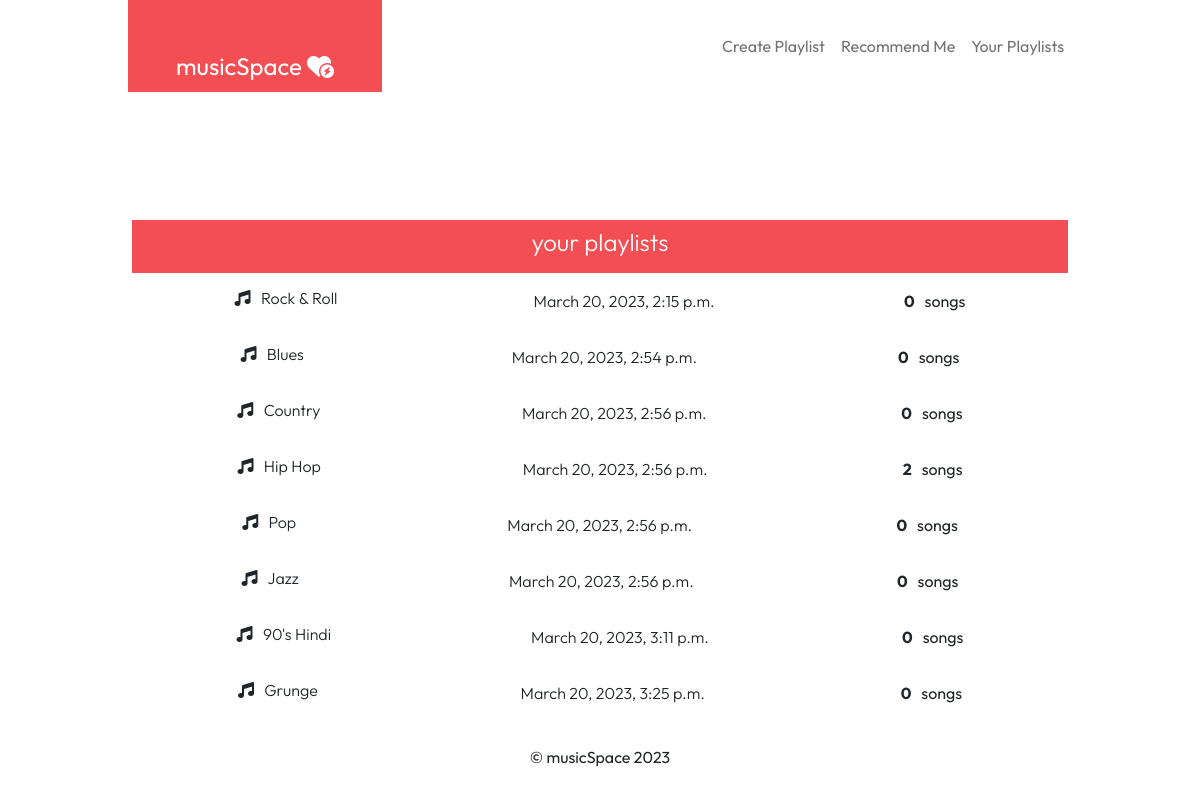
The page /your-playlists (signed in) on the database as committed earlier.
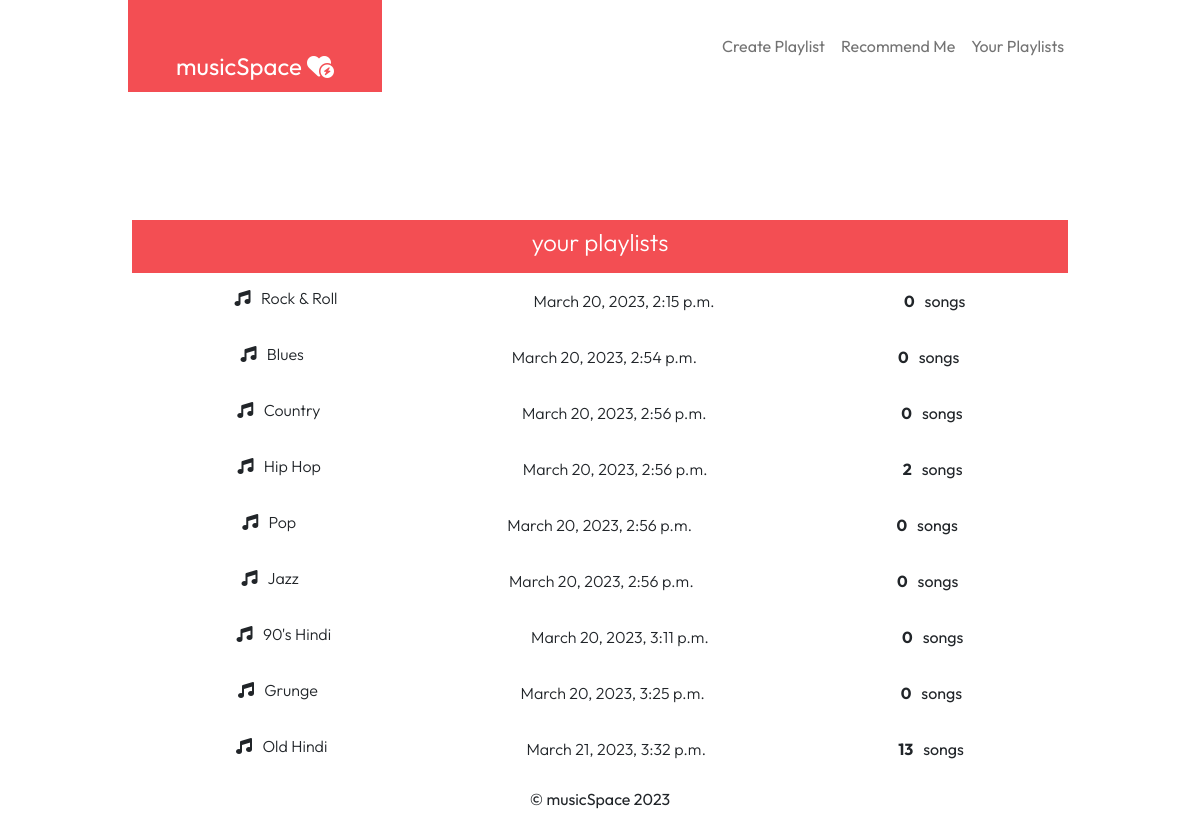
The same page on the database as committed later.
### musicmaker/models.py (models this page shows, shortened)
class Playlist(models.Model):
    name  = models.CharField(max_length=100, null=False)
    user = models.ForeignKey(User, on_delete=models.DO_NOTHING, related_name='maker')
    created_date = models.DateTimeField(auto_now_add=True)
    @property
    def totalsongs(self):
        return Song.objects.filter(playlist=self.id).count()

### musicmaker/views.py (the view)
# urls.py: path('your-playlists', UserPlaylistView.as_view(), name='user-pl'),
class UserPlaylistView(ListView):
    model = Playlist
    template_name = 'musicmaker/userlist.html'
    def get_queryset(self):
        queryset = super().get_queryset()
        return queryset.filter(user=self.request.user)

### templates/musicmaker/userlist.html (shortened to what this page needs)
{% extends 'base.html' %}
{%load static%}
{% block bodyblock%}
<div class="mb-0 pb-0 mx-3 d-flex justify-content-end">
</div>
<div class="ms-body py-2 mt-0 mx-3">
  <h4 class="text-white text-center fw-light">your playlists</h4>
</div>
<div class="mx-3 p-2" style="height:50vh; overflow: auto;">
{% for object in object_list %}
       <div class="py-2">
        <a href="{%url 'musicmaker:pl-detail' pk=object.id%}" class="text-decoration-none text-dark">
            <div class="d-flex justify-content-around">
                <div><h6 class="fw-light"> <i class="fa-solid fa-music"></i> &nbsp; {{object.name}} &nbsp;
                </h6></div>
                <div>
                    <p class="fw-light">{{object.created_date}}</p>
                </div>
                <div> <b>{{object.totalsongs}}</b> &nbsp; songs</div>
            </div>
           </a>
       </div>
  {% empty %}
  <p class="text-muted p-5 m-5">No playlists yet.</p>
  {% endfor %}
 </div>
{%endblock%}

### templates/base.html (shortened to what this page needs)
<!doctype html>
{%load static%}
<html lang="en">
  <head>
    <link href="https://cdn.jsdelivr.net/npm/bootstrap@5.2.3/dist/css/bootstrap.min.css" rel="stylesheet">
    <link rel="stylesheet" href="https://cdnjs.cloudflare.com/ajax/libs/font-awesome/6.2.1/css/all.min.css">
    <link rel="stylesheet" href="{%static 'style.scss' %}">
  </head>
  <body>
    <div class="container-fluid px-0 mx-0  ">
        <div class="container col-lg-10 px-3 mt-0 pt-0">
            {% include 'navbar.html' %}
        {% block bodyblock %}
        {% endblock %}
        <footer>
            <p class="text-center p-3 mt-2">
              &copy; musicSpace 2023
            </p>
           </footer>
  </div>
  </div>
  </body>
</html>

### templates/navbar.html (shortened to what this page needs)
<nav class="navbar navbar-expand-lg mt-0 pt-0">
    <div class="container-fluid">
      <a class="navbar-brand text-white fs-4 pt-5 px-5 pb-2" href="/">
        musicSpace <i class="fa-solid fa-heart-circle-bolt"></i>
      </a>
      <div class="collapse navbar-collapse" id="navbarNav">
        <ul class="navbar-nav ms-auto">
          <li class="nav-item">
            <a class="nav-link  link fs-6" aria-current="page" href="#">Create Playlist</a>
          </li>
          <li class="nav-item">
            <a class="nav-link link fs-6" href="#">Recommend Me</a>
          </li>
          {% if request.user.is_authenticated %}
          <li class="nav-item">
            <a class="nav-link link fs-6" href="{%url 'musicmaker:user-pl'%}">Your Playlists</a>
          </li>
          {%else%}
          <li class="nav-item">
            <a class="nav-link link fs-6" href="#">Join Now</a>
          </li>
          {%endif%}
        </ul>
      </div>
      </div>
  </nav>

### templates/base.html (style rules this page uses)
* { box-sizing: border-box; font-family: "Outfit", sans-serif; scroll-behavior: smooth; }
body { height: 100%; margin: 0; overflow: hidden; }
.navbar-brand { background-color: #f34e53 }
.ms-body { background-color: #f34e53 }

Rows that differ between the two databases and show on the page:
added Playlist: name "Old Hindi", created_date "March 21, 2023, 3:32 p.m.", totalsongs "13"
